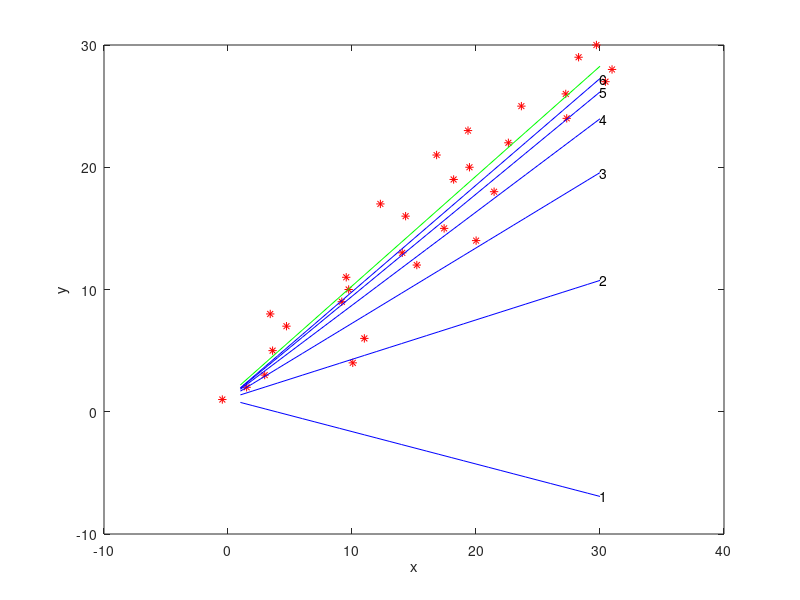
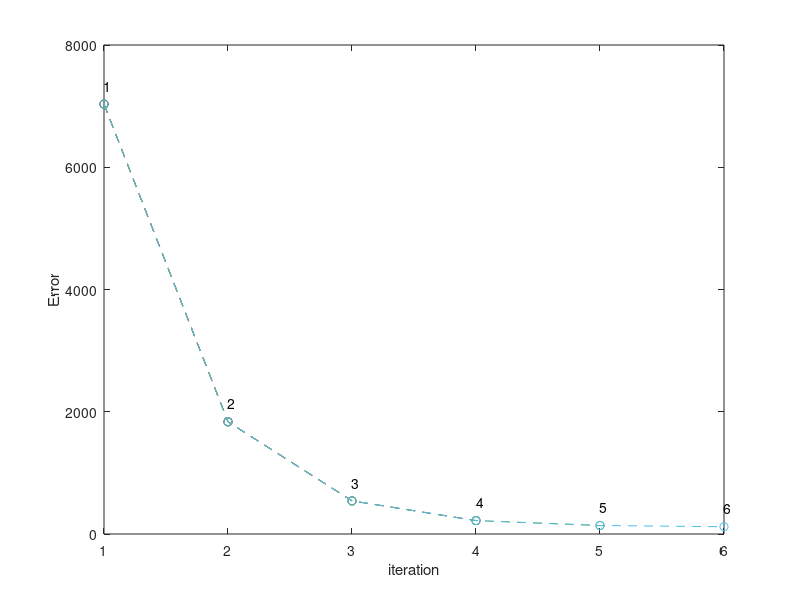

MATLAB code to generate these figures, in order:
%% ================================================ dataset
rng(5)
clear;close all;
m= 30;
x = [(1:m)+m/10*randn(m,1)';ones(1,m)]'; 
y = (1:m)';               
display(x);display(y);
%% ================================================ using normal eq
w = inv(x'*x)*x'*y;        % can be written: w = (x'*x)\(x'*y)
display(w)
figure(1)
plot(x(:,1),y,'*r')
hold on
plot(1:m,[(1:m)',ones(1,m)']*w,'g');
%% ================================================ using batch gradient descent
w = randn(2,1);
alpha = 0.00005;
k = 6;
E = zeros(k,1);
for i=1:k
   w = w + alpha*x'*(y - x*w);
   E(i) = 1/2 * sum((x*w-y).^2);

   figure(2);  plot(1:i,E(1:i),'--o'); hold on;       xlabel('iteration'); ylabel('Error');
   text(i,E(i)+300,num2str(i));
   figure(1);  plot(1:m,[(1:m)',ones(1,m)']*w,'b');  xlabel('x'); ylabel('y');
   text(m,[m,1]*w,num2str(i));
   pause(1);
end

display(w)